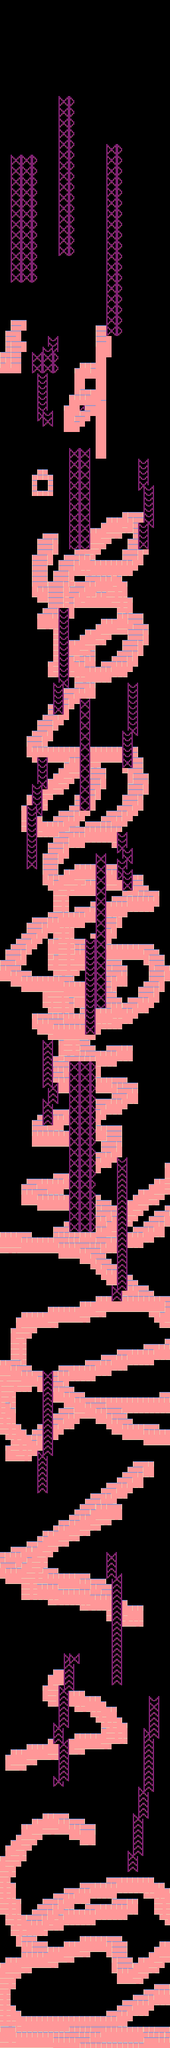

A level layout from a 2D game, rendered from its tile map. Below: a short description, then the map file with tile-grid data replaced by summaries:
An orthogonal 32x384 tile map with 8x8 px tiles, 2 tile layers (タイルレイヤー1, タイルレイヤー2), 2 tilesets.

<map version="1.10" tiledversion="1.11.2" orientation="orthogonal" renderorder="right-down" width="32" height="384" tilewidth="8" tileheight="8" infinite="0" nextlayerid="4" nextobjectid="1">
 <tileset firstgid="1" name="img00" tilewidth="8" tileheight="8" tilecount="1024" columns="32">
  <image source="img00.png" trans="000000" width="256" height="256" />
 </tileset>
 <tileset firstgid="1025" name="img01" tilewidth="8" tileheight="8" tilecount="1024" columns="32">
  <image source="img01.png" trans="000000" width="256" height="256" />
 </tileset>
 <layer id="1" name="タイルレイヤー1" width="32" height="384">
  <data>[12288 cells, 6699 non-empty, 16 distinct tile ids]</data>
 </layer>
 <layer id="3" name="タイルレイヤー2" width="32" height="384" offsetx="0" offsety="-256" parallaxy="0.5">
  <data>[12288 cells, 3218 non-empty, 5 distinct tile ids]</data>
 </layer>
</map>